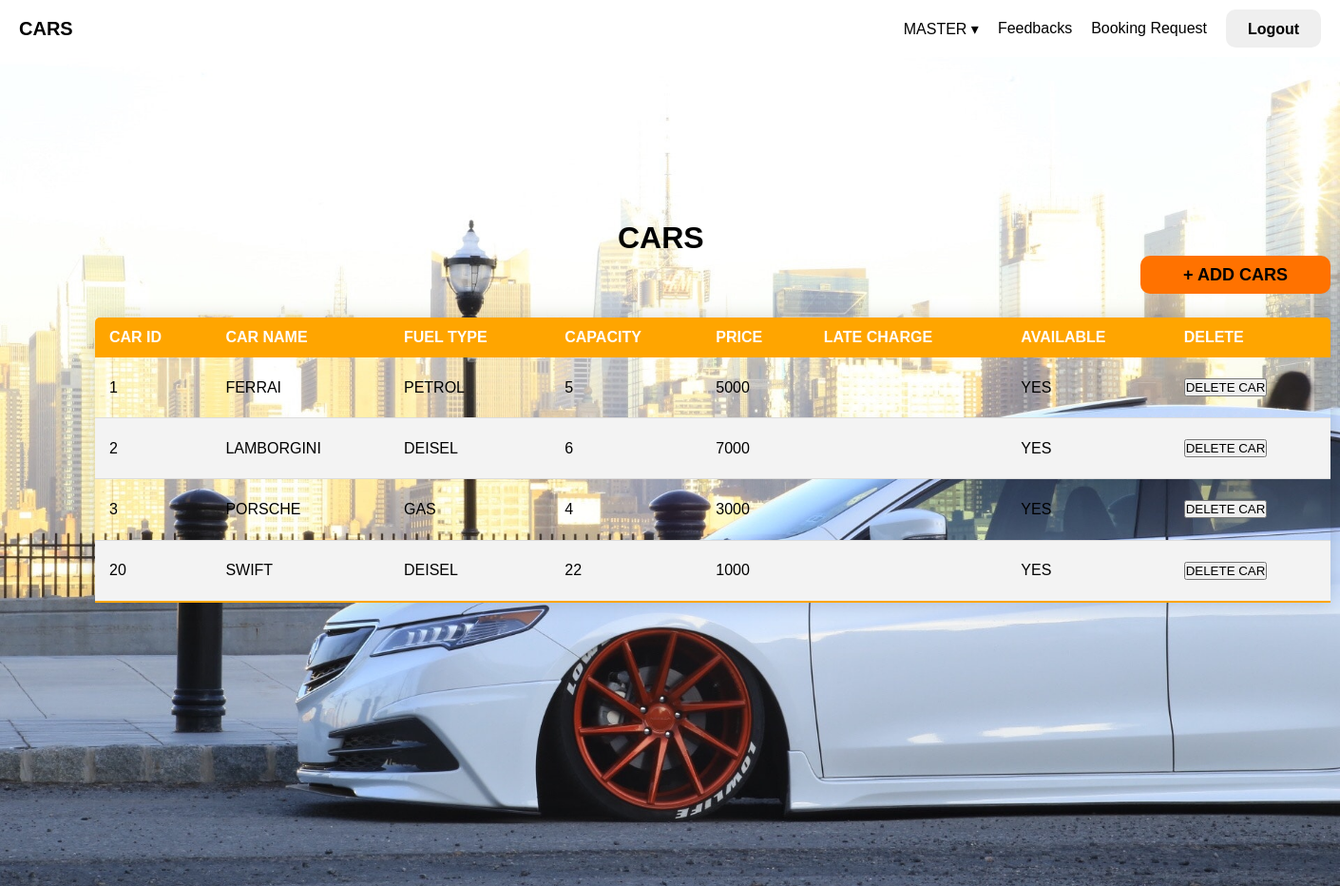
The app's page /adminvehicle.php with its own data.
### tables this page shows
CREATE TABLE `cars` (
  `CAR_ID` int(11) NOT NULL,
  `CAR_NAME` varchar(255) NOT NULL,
  `FUEL_TYPE` varchar(255) NOT NULL,
  `CAPACITY` int(11) NOT NULL,
  `PRICE` int(11) NOT NULL,
  `CAR_IMG` varchar(255) NOT NULL,
  `AVAILABLE` varchar(255) NOT NULL
);

### adminvehicle.php (the view, shortened to what this page needs)
<!DOCTYPE html>
<html lang="en">
<head>
</head>
<body>
<?php
require './adminnav.php';
require_once('connection.php');
$query="SELECT *from cars";
$queryy=mysqli_query($con,$query);
?>
<div class="hai">
         </div>
        <div>
            <h1 class="header">CARS</h1>
            <button class="add"><a href="addcar.php">+ ADD CARS</a></button>
            <div>
                <div>
                    <table class="content-table">
                <thead>
                    <tr>
                        <th>CAR ID</th>
                        <th>CAR NAME</th>
                        <th>FUEL TYPE</th>
                        <th>CAPACITY</th>
                        <th>PRICE</th>
                        <th>LATE CHARGE</th>
                        <th>AVAILABLE</th>
                        <th>DELETE</th>
                    </tr>
                </thead>
                <tbody>
                <?php
                while($res=mysqli_fetch_array($queryy)){
                ?>
                <tr  class="active-row">
                    <td><?php echo $res['CAR_ID'];?></php></td>
                    <td><?php echo $res['CAR_NAME'];?></php></td>
                    <td><?php echo $res['FUEL_TYPE'];?></php></td>
                    <td><?php echo $res['CAPACITY'];?></php></td>
                    <td><?php echo $res['PRICE'];?></php></td>
                    <td><?php echo $res['LATE_CHARGE'];?></php></td>
                    <td><?php
                    if($res['AVAILABLE']=='Y')
                    {
                        echo 'YES';
                    }
                    else{
                        echo 'NO';
                    }
                    ?></php></td>
                    <td><button type="submit" class="but" name="approve"><a href="deletecar.php?id=<?php echo $res['CAR_ID']?>">DELETE CAR</a></button></td>
                </tr>
               <?php } ?>
                </tbody>
                </table>
                </div>
            </div>
        </div>
</body>
</html>

### adminvehicle.php (style rules this page uses)
* { margin: 0; padding: 0; }
.hai { width: 100%; background: linear-gradient(to top, rgba(0,0,0,0)50%, rgba(0,0,0,0)50%),url("../images/carbg2.jpg"); background-position: center; background-size: cover; height: 109vh; animation: infiniteScrollBg 50s linear infinite; }
.content-table { border-collapse: collapse; font-size: 1em; min-width: 400px; border-radius: 5px 5px 0 0; overflow: hidden; box-shadow:0 0 20px rgba(0,0,0,0.15); margin-left : 100px ; margin-top: 25px; width: 1300px; height: 300px; }
.content-table thead tr { background-color: orange; color: white; text-align: left; }
.content-table th, .content-table td { padding: 12px 15px; }
.content-table tbody tr { border-bottom: 1px solid #dddddd; }
.content-table tbody tr:nth-of-type(even) { background-color: #f3f3f3; }
.content-table tbody tr:last-of-type { border-bottom: 2px solid orange; }
.header { margin-top: -700px; margin-left: 650px; }
.add { width: 200px; height: 40px; background: #ff7200; border:none; font-size: 18px; border-radius: 10px; cursor: pointer; color:#fff; transition: 0.4s ease; margin-left: 1200px; }
.add a { text-decoration: none; color: black; font-weight: bolder; }
.but a { text-decoration: none; color: black; }

### adminnav.php (style rules this page uses)
* { margin: 0; padding: 0; box-sizing: border-box; }
body { font-family: Arial, sans-serif; background-color: #f8f9fa; }

### records on screen
cars: CAR_ID "1", CAR_NAME "FERRAI", FUEL_TYPE "PETROL", CAPACITY "5", PRICE "5000", AVAILABLE "YES"
cars: CAR_ID "2", CAR_NAME "LAMBORGINI", FUEL_TYPE "DEISEL", CAPACITY "6", PRICE "7000", AVAILABLE "YES"
cars: CAR_ID "3", CAR_NAME "PORSCHE", FUEL_TYPE "GAS", CAPACITY "4", PRICE "3000", AVAILABLE "YES"
cars: CAR_ID "20", CAR_NAME "SWIFT", FUEL_TYPE "DEISEL", CAPACITY "22", PRICE "1000", AVAILABLE "YES"
